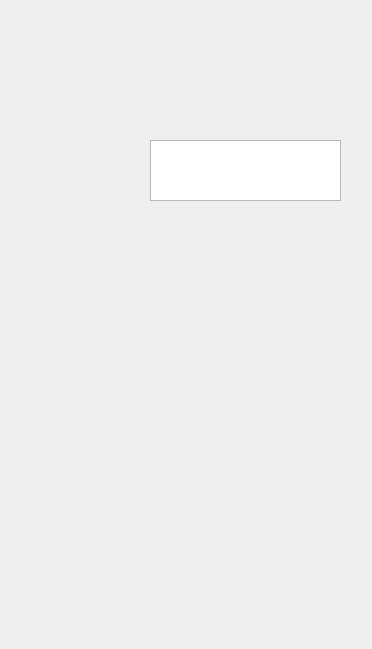
    <widget class="QWidget" name="user_payment_method">
     <widget class="QLabel" name="label_26">
      <property name="geometry">
       <rect>
        <x>0</x>
        <y>0</y>
        <width>360</width>
        <height>640</height>
       </rect>
      </property>
      <property name="text">
       <string/>
      </property>
      <property name="pixmap">
       <pixmap>../image/user_payment_method/user_payment_method.png</pixmap>
      </property>
     </widget>
     <widget class="QPushButton" name="pushButt_back_user_payment_method">
      <property name="geometry">
       <rect>
        <x>10</x>
        <y>40</y>
        <width>21</width>
        <height>29</height>
       </rect>
      </property>
      <property name="text">
       <string/>
      </property>
      <property name="flat">
       <bool>true</bool>
      </property>
     </widget>
     <widget class="QPushButton" name="pushButt_done_user_payment_method">
      <property name="geometry">
       <rect>
        <x>292</x>
        <y>40</y>
        <width>71</width>
        <height>29</height>
       </rect>
      </property>
      <property name="text">
       <string/>
      </property>
      <property name="flat">
       <bool>true</bool>
      </property>
     </widget>
     <widget class="QTextEdit" name="card_to_wallet_user_payment_method">
      <property name="geometry">
       <rect>
        <x>150</x>
        <y>140</y>
        <width>191</width>
        <height>61</height>
       </rect>
      </property>
      <property name="font">
       <font>
        <pointsize>16</pointsize>
       </font>
      </property>
     </widget>
    </widget>
